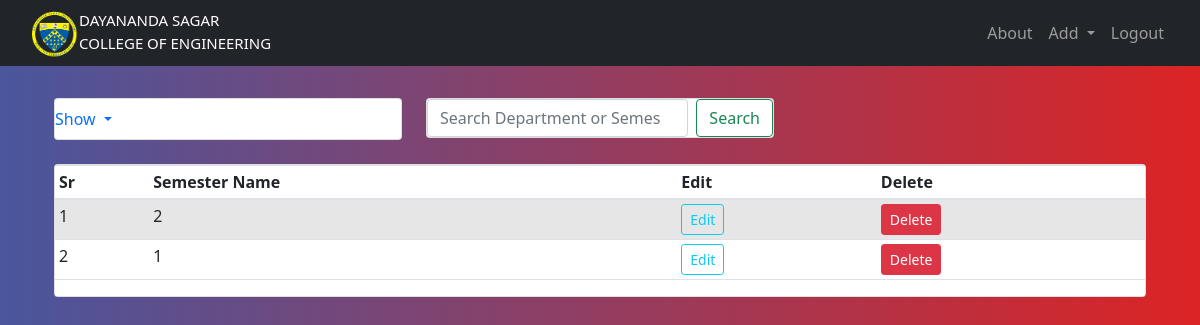
The page /semesters (signed in) on the database as committed earlier.
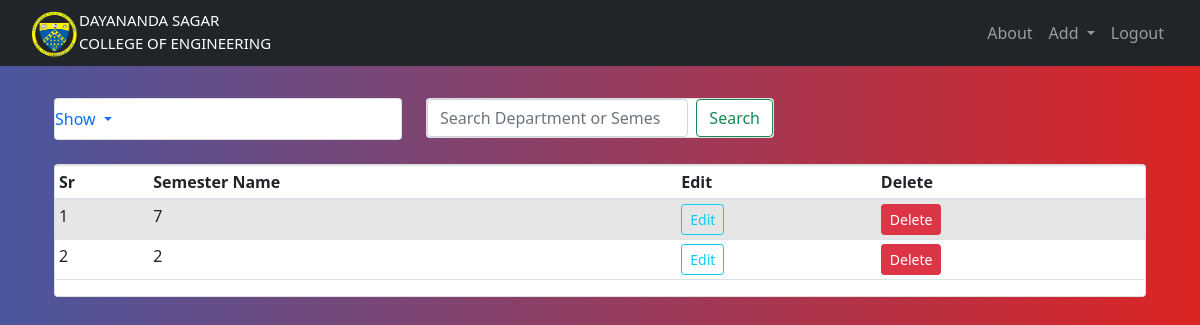
The same page on the database as committed later.
### website/models.py (models this page shows)
class Semester(db.Model):
        id = db.Column(db.Integer, primary_key = True)
        name = db.Column(db.String(30), nullable = False, unique = True)

### website/semesters.py (the view)
@sem.route('/semesters')
@login_required
@requires_access_level("admin")
def semesters():
    se = Semester.query.order_by(Semester.id.desc()).all()
    return render_template('departments.html', title="Semesters Page",semesters=se,user=current_user)

### website/models.py (called while the page is built)
        def get_urole(self):
                return self.urole

### website/views.py (called while the page is built)
def requires_access_level(access_level):
    def decorator(f):
        @wraps(f)
        def decorated_function(*args, **kwargs):
            if not current_user.is_authenticated:
                flash('Login to Access', 'error')
                return redirect(url_for('views.home'))
            if current_user.get_urole()!=access_level:
                logout_user()
                flash('You do not have access to this resource. You have been automatically Logged Out', 'error')
                return redirect(url_for('views.home'))
            return f(*args, **kwargs)
        return decorated_function
    return decorator

### website/templates/departments.html (shortened to what this page needs)
{% extends "base.html" %} {% block title %}D & S{% endblock %}
{% block content %}
<br>
<br>
<br>
<div class="container">
  <div class="row">
      <div class="col-md-4">
          <div class="card mt-100">
              <ul class="navbar-nav me-auto mb-2 mb-lg-0">
              <li class="nav-item dropdown">
                  <a class="nav-link dropdown-toggle" href="#" id="navbarDropdown" role="button" data-bs-toggle="dropdown" aria-expanded="false">
                    Show
                  </a>
                </li>
              </ul>
          </div>
      </div>
      <div class="col-md-4">
        <div class="card mt-100">
          <form class="d-flex">
            <input class="form-control me-2" type="search" placeholder="Search Department or Semester" aria-label="Search">
            <button class="btn btn-outline-success" type="submit">Search</button>
          </form>
        </div>
    </div>
  </div>
  </div>
  <br/>
<div class="container">
    <div class="card">
  <table class="table table-sm table-condensed table-striped table-hover">
    {% if departments %}
    <thead>
        <th>Sr</th>
        <th>Department Name</th>
        <th>Edit</th>
        <th>Delete</th>
      </thead>
    <tbody>
      {% for department in departments %}
      <tr>
        <td>{{loop.index}}</td>
        <td>{{department.name}}</td>
        <td><a href="{{url_for('add.updatedepartment', id = department.id)}}" class="btn btn-sm btn-outline-info">Edit</a></td>
        <td>
          <button type="button" class="btn btn-danger btn-sm" data-toggle="modal" data-target="#exampleModal-{{department.id}}">
            Delete
          </button>
        </td>
      </tr>
<div class="modal fade" id="exampleModal-{{department.id}}" tabindex="-1" role="dialog" aria-labelledby="exampleModalLabel" aria-hidden="true">
  <div class="modal-dialog" role="document">
    <div class="modal-content">
      <div class="modal-header">
        <h5 class="modal-title" id="exampleModalLabel">{{department.name}}</h5>
        <button type="button" class="close" data-dismiss="modal" aria-label="Close">
          <span aria-hidden="true">&times;</span>
        </button>
      </div>
      <div class="modal-body">
        <span class="text-danger">Are you sure that you want to delete this Department {{department.name}}</span>
      </div>
      <div class="modal-footer">
        <button type="button" class="btn btn-warning btn-sm" data-dismiss="modal">Cancel</button>
        <form action="{{url_for('add.deletedepartment', id = department.id )}}" method="POST">
        <button type="submit" class="btn btn-danger btn-sm">Delete</button>
      </form>
      </div>
    </div>
  </div>
</div>
      {% endfor %}
      {% else %}
      <thead>
        <th>Sr</th>
        <th>Semester Name</th>
        <th>Edit</th>
        <th>Delete</th>
      </thead>
    <tbody>
      {% for semester in semesters %}
      <tr>
        <td>{{loop.index}}</td>
        <td>{{semester.name}}</td>
        <td><a href="{{url_for('add.updatesemester', id = semester.id)}}" class="btn btn-sm btn-outline-info">Edit</a></td>
        <td>
          <button type="button" class="btn btn-danger btn-sm" data-toggle="modal" data-target="#exampleModal-{{semester.id}}">
            Delete
          </button>
        </td>
      </tr>
      {% endfor %}
      {% endif %}
    </tbody>
  </table>
</div>
</div>
{% endblock %}

### website/templates/base.html (shortened to what this page needs)
<!DOCTYPE html>
<html>
    <head>
        <link
      rel="stylesheet"
      href="https://stackpath.bootstrapcdn.com/bootstrap/4.4.1/css/bootstrap.min.css"
    />
    <link
      rel="stylesheet"
      href="https://stackpath.bootstrapcdn.com/font-awesome/4.7.0/css/font-awesome.min.css"
    />
    <link href="https://cdn.jsdelivr.net/npm/bootstrap@5.1.3/dist/css/bootstrap.min.css" rel="stylesheet">
    <link href="https://cdn.jsdelivr.net/npm/bootstrap@5.1.3/dist/css/bootstrap.min.css" rel="stylesheet">
    <link rel="stylesheet" type="text/css" href="{{url_for('static',filename='style.css')}}">
  </head>
    <body class="bg-nav">
        <nav class="navbar navbar-expand-lg navbar-dark bg-dark">
            <div class="container-fluid">
              {% if user.is_authenticated %}
              {% if user.get_urole()=="admin" %}
              <a href="/admin_home">
              {% elif user.get_urole()=="student" %}
              <a href="/student_home">
              {% elif user.get_urole()=="teacher" %}
              <a href="/teacher_home">
              {% endif %}
              {% else %}
              <a href="/home">
              {% endif %}
              <div style="float: left;">
                <img src="static/DNS logo.png" class="img-responsive" width="50px">
              </div>
              <div style="float:left;padding: 1px 1px 0; color: aliceblue;font-size: 15px; color: white;">DAYANANDA SAGAR<br>
                <em style="font-style: normal;color: aliceblue ; color: white;">COLLEGE OF ENGINEERING</em>
              </div>
              </a>
              <div class="d-flex justify-content-end" id="navbarSupportedContent">
                <ul class="navbar-nav me-auto mb-2 mb-lg-0">
                  <li class="nav-item">
                    <a class="nav-link" aria-current="page" href="/aboutUs">About</a>
                  </li>
                  {% if user.is_authenticated %}
                  {% if user.get_urole()=="admin" %}
                  <li class="nav-item dropdown">
                    <a class="nav-link dropdown-toggle" href="#" id="navbarDropdown" role="button" data-bs-toggle="dropdown" aria-expanded="false">
                      Add
                    </a>
                  </li>
                  {% endif %}
                  <li class="nav-item">
                    <a class="nav-link" href="/logout">Logout</a>
                  </li>
                  {% endif %}
                </ul>
              </div>
            </div>
          </nav>
          <div class="container">
              {% block content %}
              {% endblock %}
          </div>
    </body>
</html>

### website/static/style.css (style rules this page uses)
.bg-nav { background: #DC2424; background: -webkit-linear-gradient(to right, #4A569D, #DC2424); background: linear-gradient(to right, #4A569D, #DC2424); }
.mt-100 { margin-top: -40px; }

Rows that differ between the two databases and show on the page:
changed Semester (number 1 of 2 on the later page): name "2" → "7"
changed Semester (number 2 of 2 on the later page): name "1" → "2"
